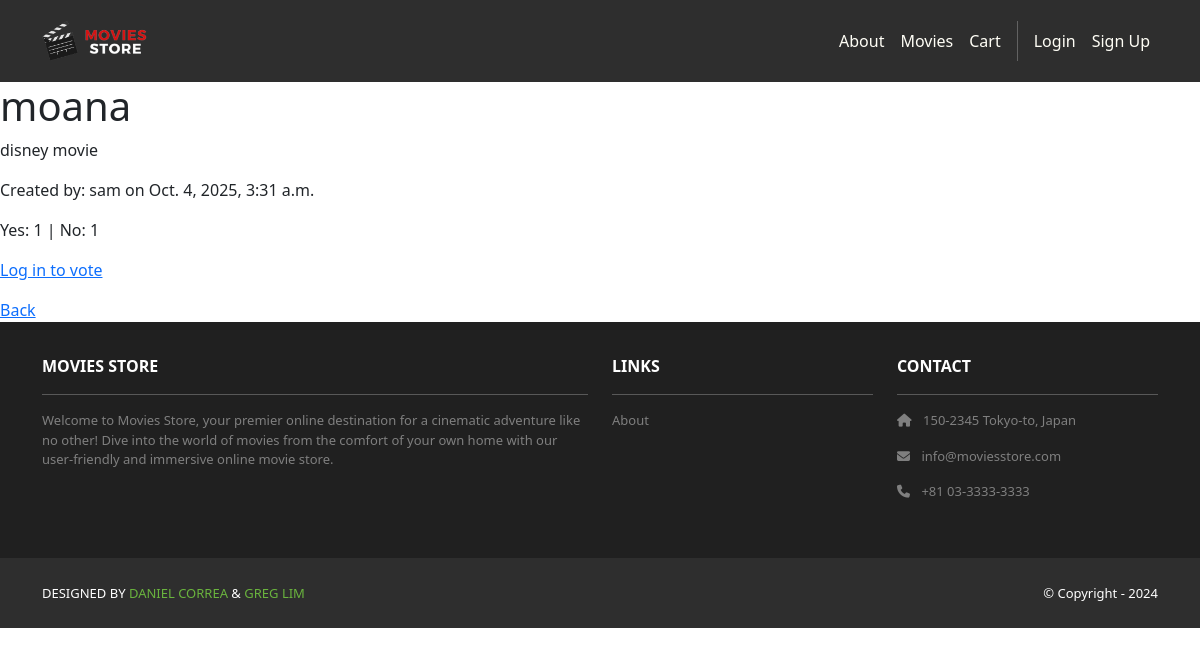
/petitions/2/, run on the app's committed database.
### petitions/models.py (models this page shows, shortened)
class Petition(models.Model):
    title = models.CharField(max_length=200)
    description = models.TextField()
    created_by = models.ForeignKey(User, on_delete=models.CASCADE, related_name = "pettions")
    created_at = models.DateTimeField(auto_now_add=True)
    def yes_count(self):
        return self.votes.filter(choice=Vote.CHOICE_YES).count()
    def no_count(self):
        return self.votes.filter(choice=Vote.CHOICE_NO).count()

### petitions/views.py (the view)
# urls.py: path('<int:pk>/', views.petition_detail, name='detail'),
def petition_detail(request, pk):
    petition = get_object_or_404(Petition, pk=pk)
    user_vote = None
    if request.user.is_authenticated:
        try:
            user_vote = Vote.objects.get(petition=petition, user=request.user)
        except Vote.DoesNotExist:
            user_vote = None
    return render(request, 'petitions/petition_detail.html', {
        'petition': petition,
        'user_vote': user_vote,
    })

### petitions/templates/petitions/petition_detail.html
{% extends "base.html" %}
{% block content %}
<h1>{{ petition.title }}</h1>
<p>{{ petition.description }}</p>
<p>Created by: {{ petition.created_by }} on {{ petition.created_at }}</p>
<p>Yes: {{ petition.yes_count }} | No: {{ petition.no_count }}</p>
{% if user.is_authenticated %}
  {% if user_vote %}
    <p>Your vote: {{ user_vote.choice }}</p>
  {% else %}
    <form action="{% url 'petitions:vote' petition.pk %}" method="post">
      {% csrf_token %}
      <button name="choice" value="yes" type="submit">Vote Yes</button>
      <button name="choice" value="no" type="submit">Vote No</button>
    </form>
  {% endif %}
{% else %}
  <p><a href="{% url 'login' %}?next={{ request.path }}">Log in to vote</a></p>
{% endif %}
<a href="{% url 'petitions:list' %}">Back</a>
{% endblock %}

### data on the page
Petition: title "moana", description "disney movie", created_by "sam", created_at "Oct. 4, 2025, 3:31 a.m.", yes_count "1", no_count "1"
